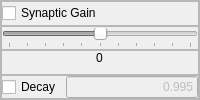
                        <widget class="QFrame" name="Spikeling_Synapse1_frame">
                         <property name="frameShape">
                          <enum>QFrame::StyledPanel</enum>
                         </property>
                         <property name="frameShadow">
                          <enum>QFrame::Raised</enum>
                         </property>
                         <layout class="QVBoxLayout" name="verticalLayout_32">
                          <property name="spacing">
                           <number>0</number>
                          </property>
                          <property name="leftMargin">
                           <number>0</number>
                          </property>
                          <property name="topMargin">
                           <number>0</number>
                          </property>
                          <property name="rightMargin">
                           <number>0</number>
                          </property>
                          <property name="bottomMargin">
                           <number>0</number>
                          </property>
                          <item>
                           <widget class="QFrame" name="Spikeling_Synapse1_checkBox_frame">
                            <property name="frameShape">
                             <enum>QFrame::StyledPanel</enum>
                            </property>
                            <property name="frameShadow">
                             <enum>QFrame::Raised</enum>
                            </property>
                            <layout class="QHBoxLayout" name="horizontalLayout_94">
                             <property name="spacing">
                              <number>0</number>
                             </property>
                             <property name="leftMargin">
                              <number>0</number>
                             </property>
                             <property name="topMargin">
                              <number>0</number>
                             </property>
                             <property name="rightMargin">
                              <number>0</number>
                             </property>
                             <property name="bottomMargin">
                              <number>0</number>
                             </property>
                             <item>
                              <widget class="QCheckBox" name="Spikeling_Synapse1_checkBox">
                               <property name="text">
                                <string>Synaptic Gain</string>
                               </property>
                              </widget>
                             </item>
                            </layout>
                           </widget>
                          </item>
                          <item>
                           <widget class="QFrame" name="Spikeling_Synapse1_slider_frame">
                            <property name="frameShape">
                             <enum>QFrame::StyledPanel</enum>
                            </property>
                            <property name="frameShadow">
                             <enum>QFrame::Raised</enum>
                            </property>
                            <layout class="QHBoxLayout" name="horizontalLayout_95">
                             <property name="spacing">
                              <number>0</number>
                             </property>
                             <property name="leftMargin">
                              <number>0</number>
                             </property>
                             <property name="topMargin">
                              <number>0</number>
                             </property>
                             <property name="rightMargin">
                              <number>0</number>
                             </property>
                             <property name="bottomMargin">
                              <number>0</number>
                             </property>
                             <item>
                              <widget class="QSlider" name="Spikeling_Synapse1_slider">
                               <property name="enabled">
                                <bool>false</bool>
                               </property>
                               <property name="minimum">
                                <number>-50</number>
                               </property>
                               <property name="maximum">
                                <number>50</number>
                               </property>
                               <property name="orientation">
                                <enum>Qt::Horizontal</enum>
                               </property>
                               <property name="tickPosition">
                                <enum>QSlider::TicksBelow</enum>
                               </property>
                              </widget>
                             </item>
                            </layout>
                           </widget>
                          </item>
                          <item>
                           <widget class="QFrame" name="Spikeling_Synapse1_0_frame">
                            <property name="frameShape">
                             <enum>QFrame::StyledPanel</enum>
                            </property>
                            <property name="frameShadow">
                             <enum>QFrame::Raised</enum>
                            </property>
                            <layout class="QHBoxLayout" name="horizontalLayout_96">
                             <property name="spacing">
                              <number>0</number>
                             </property>
                             <property name="leftMargin">
                              <number>0</number>
                             </property>
                             <property name="topMargin">
                              <number>0</number>
                             </property>
                             <property name="rightMargin">
                              <number>0</number>
                             </property>
                             <property name="bottomMargin">
                              <number>0</number>
                             </property>
                             <item alignment="Qt::AlignHCenter|Qt::AlignTop">
                              <widget class="QLabel" name="Spikeling_Synapse1_0">
                               <property name="text">
                                <string>0</string>
                               </property>
                              </widget>
                             </item>
                            </layout>
                           </widget>
                          </item>
                          <item>
                           <widget class="QFrame" name="Spikeling_Synapse1_Decay_frame">
                            <property name="frameShape">
                             <enum>QFrame::StyledPanel</enum>
                            </property>
                            <property name="frameShadow">
                             <enum>QFrame::Raised</enum>
                            </property>
                            <layout class="QHBoxLayout" name="horizontalLayout_93">
                             <property name="spacing">
                              <number>5</number>
                             </property>
                             <property name="leftMargin">
                              <number>0</number>
                             </property>
                             <property name="topMargin">
                              <number>0</number>
                             </property>
                             <property name="rightMargin">
                              <number>0</number>
                             </property>
                             <property name="bottomMargin">
                              <number>0</number>
                             </property>
                             <item>
                              <widget class="QCheckBox" name="Spikeling_Synapse1_Decay_checkBox">
                               <property name="text">
                                <string>Decay</string>
                               </property>
                              </widget>
                             </item>
                             <item>
                              <widget class="QLineEdit" name="Spikeling_Synapse1_Decay_value">
                               <property name="enabled">
                                <bool>false</bool>
                               </property>
                               <property name="sizePolicy">
                                <sizepolicy hsizetype="Expanding" vsizetype="Preferred">
                                 <horstretch>0</horstretch>
                                 <verstretch>0</verstretch>
                                </sizepolicy>
                               </property>
                               <property name="text">
                                <string>0.995</string>
                               </property>
                               <property name="alignment">
                                <set>Qt::AlignRight|Qt::AlignTrailing|Qt::AlignVCenter</set>
                               </property>
                              </widget>
                             </item>
                            </layout>
                           </widget>
                          </item>
                         </layout>
                        </widget>
